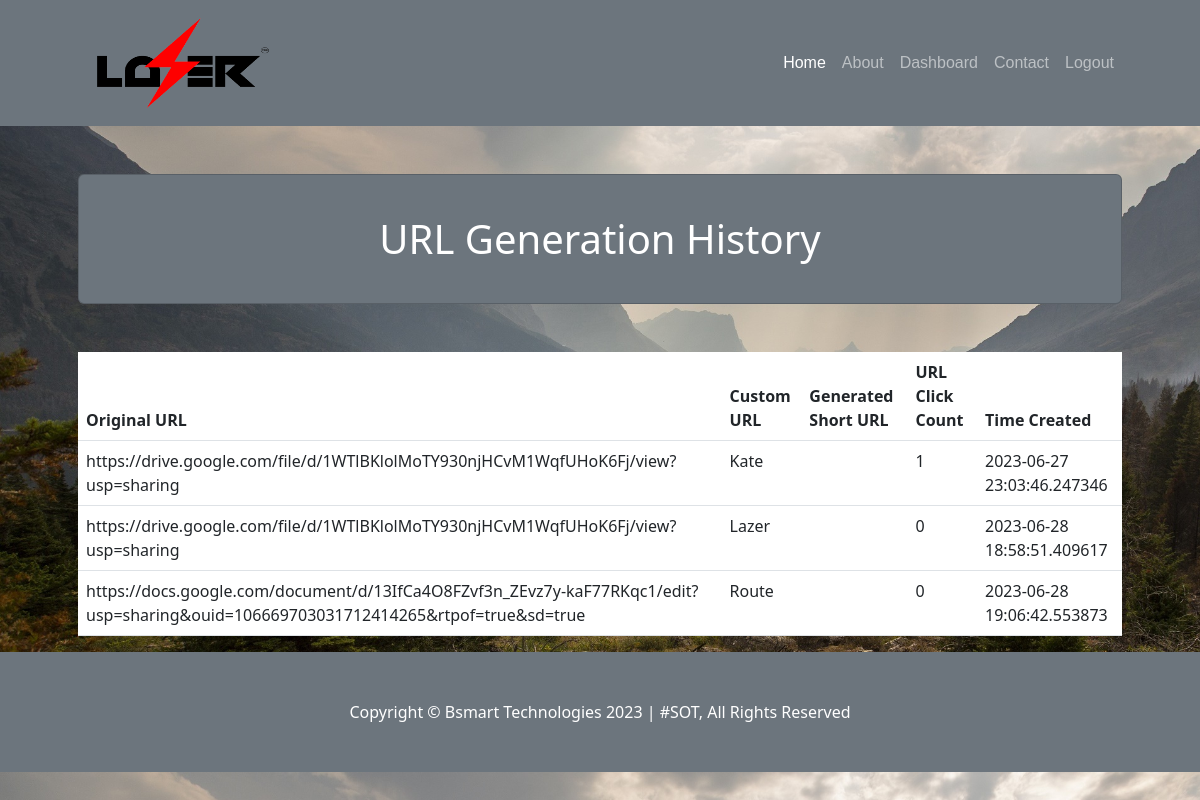
Screenshot of /history (signed in) with the database file from the repository.
### core/models.py (models this page shows, shortened)
class ShortUrls(db.Model):
    __tablename__ = 'shorturls'
    id = db.Column(db.Integer, primary_key=True)
    user_id = db.Column(db.Integer, db.ForeignKey('users.id'), nullable=False)
    original_url = db.Column(db.String(2048), nullable=False)
    short_id = db.Column(db.String(16), nullable=False, unique=True)
    short_url = db.Column(db.String(100))
    click_count = db.Column(db.Integer, default=0)
    created_at = db.Column(db.DateTime, default=datetime.utcnow)
    clicks = db.relationship('Click', backref='shorturls', lazy=True)
    shorturls_user = db.relationship('User', backref='shorturls')

### core/routes.py (the view)
@app.route('/history')
def history():
    url_activities = ShortUrls.query.all()
    return render_template('history.html', url_activities=url_activities)

### core/routes.py (called while the page is built)
@login_manager.user_loader
def load_user(user_id):
    return User.query.get(int(user_id))

### core/templates/history.html
{% extends 'base.html' %}
{% block content %}
<div class="container px-4 px-lg-5">
    <div class="card text-white bg-secondary my-5 py-4 text-center">
        <div class="card-body">
            <h1 class="text-white m-0">URL Generation History</h1>
        </div>
    </div>
    <div class="row gx-4 gx-lg-5">
        <div class="col-lg-12">
            <table class="table" style="background-color: #ffff;">
                <thead>
                    <tr>
                        <th scope="col">Original URL</th>
                        <th scope="col">Custom URL</th>
                        <th scope="col">Generated Short URL</th>
                        <th scope="col">URL Click Count</th>
                        <th scope="col">Time Created</th>
                    </tr>
                </thead>
                <tbody>
                    {% for activity in url_activities %}
                    <tr>
                        <td>{{ activity.original_url }}</td>
                        <td>{{ activity.short_id }}</td>
                        <td>{{ activity.short_url }}</td>
                        <td>{{ activity.click_count }}</td>
                        <td>{{ activity.created_at }}</td>
                    </tr>
                    {% endfor %}
                </tbody>
            </table>
        </div>
    </div>
</div>
{% endblock %}

### rows the page displays
ShortUrls: original_url "https://drive.google.com/file/d/1WTlBKlolMoTY930njHCvM1WqfUHoK6Fj/view?usp=sharing", short_id "Kate", click_count "1", created_at "2023-06-27 23:03:46.247346"
ShortUrls: original_url "https://drive.google.com/file/d/1WTlBKlolMoTY930njHCvM1WqfUHoK6Fj/view?usp=sharing", short_id "Lazer", click_count "0", created_at "2023-06-28 18:58:51.409617"
ShortUrls: original_url "https://docs.google.com/document/d/13IfCa4O8FZvf3n_ZEvz7y-kaF77RKqc1/edit?usp=sharing&ouid=106669703031712414265&rtpof=true&sd=true", short_id "Route", click_count "0", created_at "2023-06-28 19:06:42.553873"
